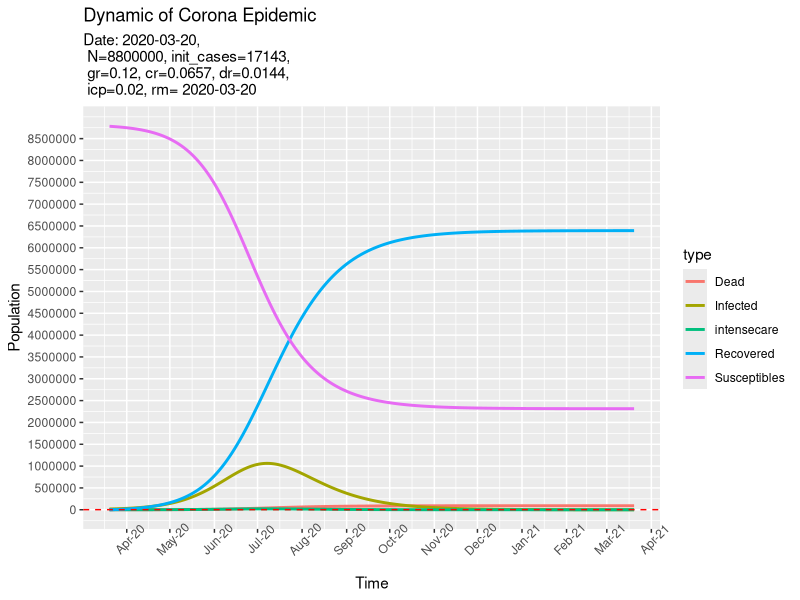
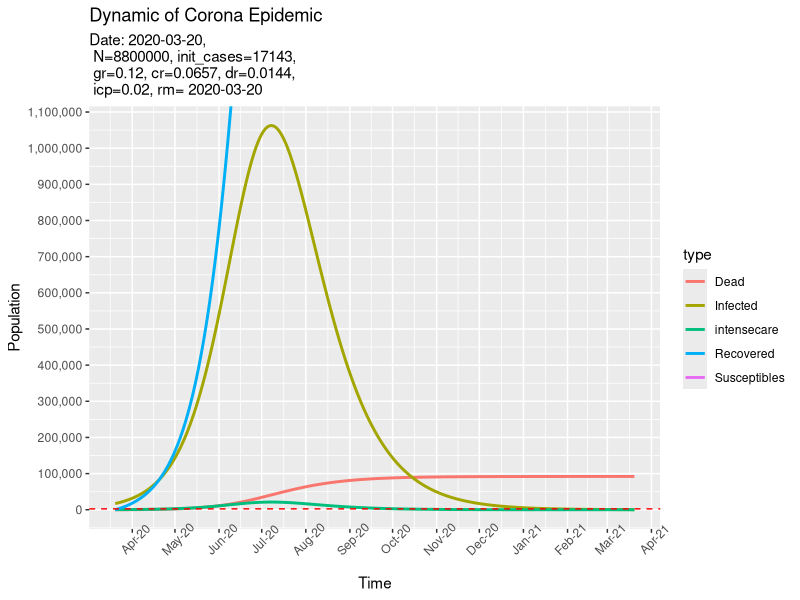
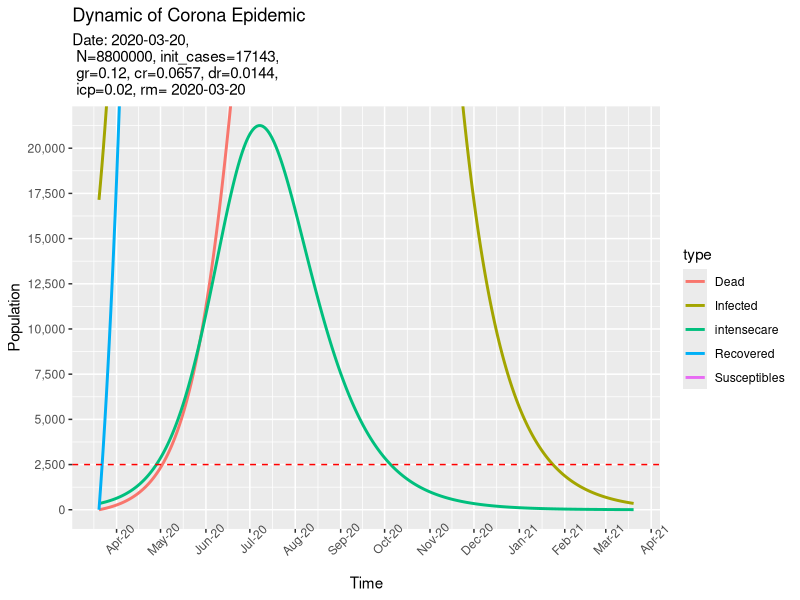
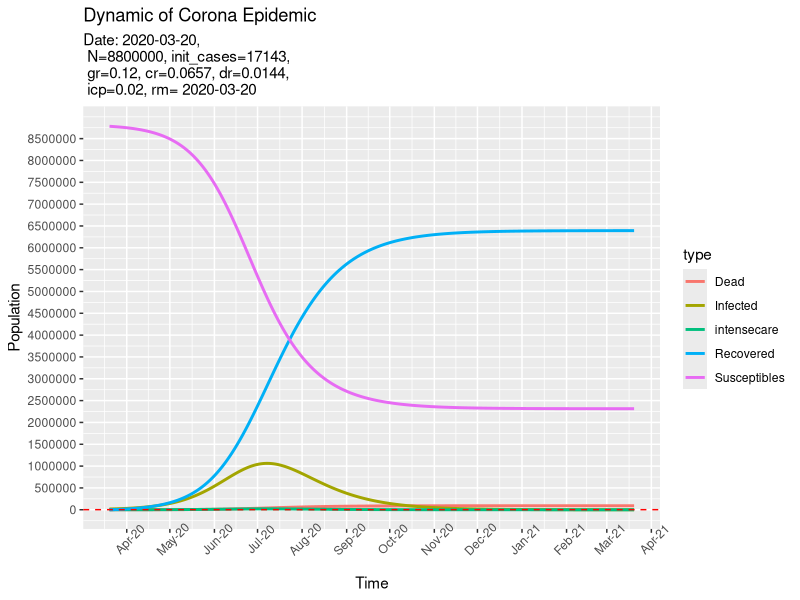
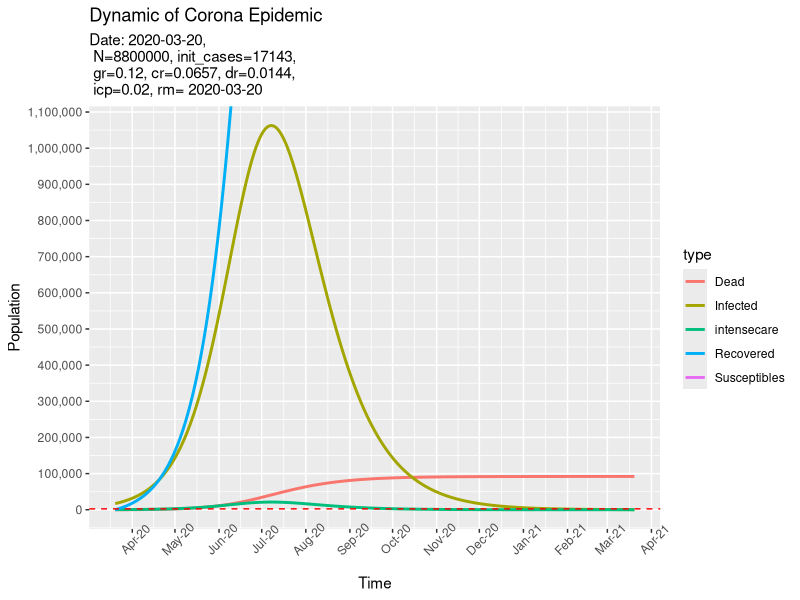
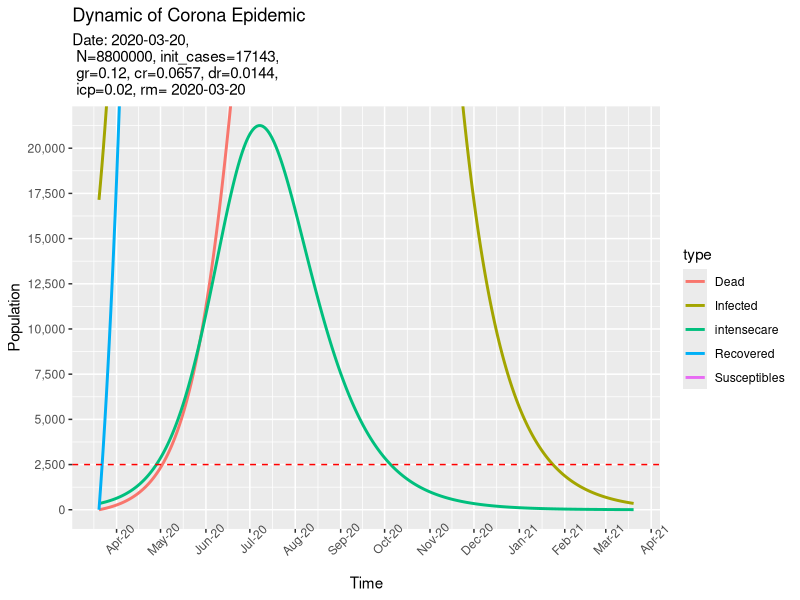

R code for these plots, in order: (Note: this script raises an error after producing the figures.)
# Modelling the Corona Epideic using a SIRD model
#
# author: Florian Nehonsky (florian@nehonsky.net)
# last change 2020-03-23
# published under GPLv3
#
# Models:
# see https://de.wikipedia.org/wiki/SIR-Modell
# see http://www.mathe.tu-freiberg.de/~wegert/Lehre/Seminar3/moehler.pdf
#
# Data:
# https://www.worldometers.info/coronavirus/coronavirus-cases/#recovered



library(tidyverse)
library(ggplot2)
library(scales)
library(lubridate)
library(deSolve)

setwd('C:/Users/Florian/Documents/corona')


calc_time <- 2 # calculation time frame in years, [0, calc_time]
obs_time <- 1 # observation time frame in years for plots, [0, obs_time]
use_solver <- 'mySolve' # 'mySolver', 'deSolve'; release measures only works with 'mySolver' but is slower

# ***************
# model specific parameters
N <- 8800000 # inhabitants
# 20.3.2020 Austria
# ~ 2400 recolgnized cases, assumption only 14% of total
today <- as.Date('2020-03-20')
detected_cases <- 2400
release_measures <- as.Date('2020-11-01')  # time measures (eg. lockdown) end
percentage_of_detection <- 0.14 # therefore, assumed darkfigure is (1 - percentage_of_detection)
nm_daily_growthrate <- 0.35     # growth rate without any measures (eg, lockdown)
wanted_daily_growthrate <- 0.12 # assumed growth rate with applied measures
                                # a growth rate of 0.30 .. I doubles within  2.7d
                                #                  0.25 .. I doubles within  3.1d
                                #                  0.20 .. I doubles within  3.8d
                                #                  0.15 .. I doubles within  5.0d
                                #                  0.10 .. I doubles within  7.3d
                                #                  0.07 .. I doubles within 10.3d 
obs_mortality_rate <- 0.0144    # observed mortality rate
obs_intensecare <- 0.02         # observed percentage of infected which needs intense care
                                # currently about 5%
                                # assumption: due to reports from china that mortality rate 
                                #             is about 1.44% instead of ~4-5% due to hidden cases (no symptoms)
                                #             we use a lower and more realistic figure of about 2%
obs_hospit <- 0.20              # observed percentage of infected which needs hospitalisation
# daily cure rate
# we calibrate on observed data, https://www.worldometers.info/coronavirus/coronavirus-cases/#recovered
# March 4th seems like a good point on the slope
#    why: slope is almost flat (epidemic was more or less only in china and china was getting it under control)
#         therefore recovery figures should be resilient
# total cases March 4th: 38 505
# recovered March 4th:   53 524
# recovered March 3th:   50 994
obs_curerate <- (53524 - 50994)/38505   # maybe the cure rate is better, probably the focus is currently on testing of newly infected people ?
av_intensecare_beds <- 2500             # number of available beds in intense care


param_string <- paste0('Date: ', as.Date(today),
                       ',\n N=', N, 
                       ', init_cases=', ceiling(detected_cases / percentage_of_detection) ,
                       ',\n gr=', wanted_daily_growthrate, 
                       ', cr=', round(obs_curerate,4),
                       ', dr=', obs_mortality_rate,
                       ',\n icp=', obs_intensecare,
                       ', rm= ', as.Date(today))

filename <- paste0('./plots/',
                   as.character(today, format='%Y%m%d'),
                   '-g',round(wanted_daily_growthrate,4),
                   '-c',round(obs_curerate,4),
                   '-d',round(obs_mortality_rate,4),
                   '-rm',as.character(release_measures, format='%Y%m%d'))
# ***************
# initial values
# expected cases !
S0 <- N - (detected_cases / percentage_of_detection )  
I0 <- detected_cases / percentage_of_detection 
R0 <- 0
D0 <- 0

# assumption detected cases and expected case grow using the same dynamic
# neglecting cure and death for initial calibration
#
# a * I0_bar * S0_bar = I0_bar * nm_daily_growthrate
# a * S0_bar = nm_daily_growthrate
# a = nm_daily_growthrate / S0_bar
#
a0 <- (nm_daily_growthrate) / (N - detected_cases) # infection rate no measures
a1 <- (wanted_daily_growthrate) / (N - detected_cases) # infection rate wanted

# rel_m<- 30*release_measures # days from now lockdown released

# ***************
# ODE Parameters
a <- a1                     # infection rate, we are now in lockdown
b <- obs_curerate           # cure rate
c <- obs_mortality_rate * b # daily death rate

# # ***************
if (use_solver == 'mySolve') {
  rel_m <- as.numeric(release_measures - today)
  state <- tibble(i = 0,
                  S = S0,
                  I = I0,
                  R = R0,
                  D = D0)
  
  S_dot <- function(a, I, S) -a*I*S
  I_dot <- function(a, b, c, I, S) a*I*S - b*I - c*I
  R_dot <- function(b, I) b*I
  D_dot <- function(c, I) c*I
  
  
  # ***************
  # numerically solve ODE
  for (l in 0:(365*calc_time)) {
    if (l == rel_m) a <<- a0   # release lockdown when time has come
    
    temp <- state %>% slice(l + 1)
    S_l <- temp %>% select(S) %>% as.numeric()
    I_l <- temp %>% select(I) %>% as.numeric()
    R_l <- temp %>% select(R) %>% as.numeric()
    D_l <- temp %>% select(D) %>% as.numeric()
    new <- tibble(i = l + 1,
                  S = S_l + S_dot(a, I_l, S_l),
                  I = I_l + I_dot(a, b, c, I_l, S_l),
                  R = R_l + R_dot(b, I_l),
                  D = D_l + D_dot(c, I_l))
    state <- rbind(state, new)
  }
}

if (use_solver == 'deSolve') {
  parameters <- c(a = a1,
                  b = b,
                  c = c)
  initstate <- c(S = S0, 
                 I = I0, 
                 R = R0, 
                 D = D0)
  
  SIRD <- function(t, initstate, parameters) {
    with(as.list(c(initstate, parameters)),{
      # rate of change
      dS <- -a*S*I
      dI <- a*S*I - b*I - c*I
      dR <- b*I
      dD <- c*I
      # return the rate of change
      list(c(dS, dI, dR, dD))
    }) 
  }
  
  times <- seq(0, calc_time*365, by = 0.01)
  state  <- ode(y = state, times = times, func = SIRD, parms = parameters) %>% 
    as_tibble() %>% 
    select(i = time, everything())
}

# **************
# solution preparation and plots
state <- state %>% 
  select(Susceptibles = S,
         Infected = I,
         Recovered = R,
         Dead = D,
         everything()) %>% 
  mutate(Time = i + today) %>% 
  mutate(intensecare = Infected * obs_intensecare)

mortality_rate <- state %>% slice(365*obs_time) %>% select(Dead) %>% as.numeric() / state %>% slice(365*obs_time) %>% select(Recovered) %>% as.numeric()
max_infected <- state %>% summarise(max_infected = max(Infected)) %>% as.numeric()
total_died <- state %>% summarise(total_died = max(Dead)) %>% as.numeric()
percentage_immune <- state %>% summarise(total_recovered = max(Recovered)) %>% as.numeric() / N
total_recovered <- state %>% summarise(total_recovered = max(Recovered)) %>% as.numeric()

# transform to long format and plot
g <- state %>% 
  gather('Susceptibles', 'Infected', 'Recovered', 'Dead' , 'intensecare', key = type, value = Population) %>% 
  filter(type %in% c('Susceptibles', 'Infected', 'Recovered', 'Dead', 'intensecare')) %>% 
  ggplot(aes(x = Time, y = Population , group = type, color = type)) + 
  geom_line(lwd = 1) +
  labs(title = 'Dynamic of Corona Epidemic',
       subtitle = param_string)+ 
  scale_x_date(date_breaks = "months" , 
               date_labels = "%b-%y", 
               limits = c(today, today + years(obs_time))) + 
  scale_y_continuous(limits = c(0, N), breaks = seq(0, N, 500000)) + 
  geom_hline(yintercept = av_intensecare_beds, linetype="dashed", color = "red") + # draw line of available intense care beds
  theme(axis.text.x = element_text(#face = "bold", color = "#993333", 
    #size = 12, 
    angle = 45)#,
    #axis.text.y = element_text(face = "bold", color = "blue", 
    #                           size = 12, angle = 45)
  )
plot(g)
ggsave(filename = paste0(filename,'_total.png'),
       plot = g,
       device = png(),
       dpi = 'print')

# zoom into peak of infected
g1 <- g + coord_cartesian(xlim = c(today, today + years(obs_time)),
                          ylim = c(0, max_infected )) + 
  scale_y_continuous(limits = c(0, N), breaks = seq(0, N, 100000), labels = comma) +
  theme(axis.text.x = element_text(#face = "bold", color = "#993333", 
    #size = 12, 
    angle = 45)#,
    #axis.text.y = element_text(face = "bold", color = "blue", 
    #                           size = 12, angle = 45)
  )
plot(g1)
ggsave(filename = paste0(filename,'_peak.png'),
       plot = g1,
       device = png(),
       dpi = 'print')

# zoom into peak of people needing intense care and 
g2 <- g1 + coord_cartesian(xlim = c(today, today + years(obs_time)),
                          ylim = c(0, max_infected * obs_intensecare )) + 
  scale_y_continuous(limits = c(0, N), breaks = seq(0, N, 2500), labels = comma) +
  theme(axis.text.x = element_text(#face = "bold", color = "#993333", 
    #size = 12, 
    angle = 45)#,
    #axis.text.y = element_text(face = "bold", color = "blue", 
    #                           size = 12, angle = 45)
  )
plot(g2)
ggsave(filename = paste0(filename,'_IC.png'),
       plot = g2,
       device = png(),
       dpi = 'print')

# write summary
txt <- paste0('SIRD Model of Corona Epidemic
-----------------------------

Data:
-----
date                          ', today,'
detected cases                ', format(detected_cases, decimal.mark = '.', big.mark = ' ', nsmall = 0), '
rate of detection             ', round(percentage_of_detection*100, 4), '%
growth rate                   ', round(wanted_daily_growthrate*100, 4), '%
growth rate (no measures)     ', round(nm_daily_growthrate*100, 4), '%
observed mortality rate       ', round(obs_mortality_rate*100, 4), '%
observed hospitalisaton rate  ', round(obs_hospit*100, 4), '%
observed intense care rate    ', round(obs_intensecare*100, 4), '%
observed cure rate            ', round(obs_curerate*100, 4), '%
intense care beds             ', format(av_intensecare_beds, decimal.mark = '.', big.mark = ' ', nsmall = 0), '
release containment measures  ', release_measures ,'

ODE Parameters:
---------------
Population    ', format(N, decimal.mark = '.', big.mark = ' ', nsmall = 0), '
a             ', a1, '
b             ', b, '
c             ', c, '
S0            ', format(S0, decimal.mark = '.', big.mark = ' ', nsmall = 2), '
I0            ', format(I0, decimal.mark = '.', big.mark = ' ', nsmall = 2), '

Summary:
--------
Date of peak:                        ', state %>% filter(Infected == max_infected) %>% select(Time) %>% as.numeric %>% as.Date(origin='1970-01-01'), '
# of people which will be infected:  ', format(total_recovered + total_died, decimal.mark = '.', big.mark = ' ', nsmall = 0), ' 
# of people which will recover:      ', format(total_recovered, decimal.mark = '.', big.mark = ' ', nsmall = 0) ,'
# of people which will die:          ', format(total_died, decimal.mark = '.', big.mark = ' ', nsmall = 0) ,'
mortality rate:                      ', format(mortality_rate*100, decimal.mark = '.', big.mark = ' ', nsmall = 2), '%
maximum concurrent infected:         ', format(max_infected, decimal.mark = '.', big.mark = ' ', nsmall = 0), '
    thereof needing hospitalization: ', format(ceiling(max_infected * obs_hospit), decimal.mark = '.', big.mark = ' ', nsmall = 0), '
    thereof needing intense care:    ', format(ceiling(max_infected * obs_intensecare), decimal.mark = '.', big.mark = ' ', nsmall = 0))

fileConn <- file(paste0(filename,'.txt'))
writeLines(txt, fileConn)
close(fileConn)
